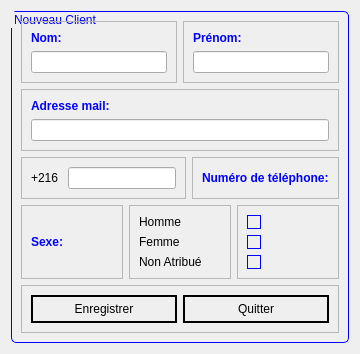
             <widget class="QWidget" name="tab_53">
              <attribute name="title">
               <string>Ajouter</string>
              </attribute>
              <layout class="QGridLayout" name="gridLayout_27">
               <item row="0" column="0">
                <widget class="QGroupBox" name="groupBox_8">
                 <property name="styleSheet">
                  <string notr="true">QGroupBox 
{
    border: 1px solid blue;
    border-radius: 5px;    
}
QGroupBox::title {
    color: blue;
	font-weight: bold;
}</string>
                 </property>
                 <property name="title">
                  <string>Nouveau Client</string>
                 </property>
                 <layout class="QGridLayout" name="gridLayout_28">
                  <item row="0" column="0">
                   <layout class="QVBoxLayout" name="verticalLayout_42">
                    <item>
                     <layout class="QVBoxLayout" name="verticalLayout_41">
                      <item>
                       <layout class="QVBoxLayout" name="verticalLayout_40">
                        <item>
                         <layout class="QHBoxLayout" name="horizontalLayout_122">
                          <item>
                           <widget class="QFrame" name="frame">
                            <property name="frameShape">
                             <enum>QFrame::Shape::StyledPanel</enum>
                            </property>
                            <property name="frameShadow">
                             <enum>QFrame::Shadow::Raised</enum>
                            </property>
                            <layout class="QVBoxLayout" name="verticalLayout_8">
                             <item>
                              <widget class="QLabel" name="label_108">
                               <property name="font">
                                <font>
                                 <bold>true</bold>
                                </font>
                               </property>
                               <property name="styleSheet">
                                <string notr="true">QLabel {
    color: blue; 
}</string>
                               </property>
                               <property name="text">
                                <string>Nom:</string>
                               </property>
                              </widget>
                             </item>
                             <item>
                              <widget class="QLineEdit" name="lineEdit_61">
                               <property name="styleSheet">
                                <string notr="true">QLineEdit {
    color: black;
}</string>
                               </property>
                               <property name="text">
                                <string/>
                               </property>
                              </widget>
                             </item>
                            </layout>
                           </widget>
                          </item>
                          <item>
                           <widget class="QFrame" name="frame_2">
                            <property name="frameShape">
                             <enum>QFrame::Shape::StyledPanel</enum>
                            </property>
                            <property name="frameShadow">
                             <enum>QFrame::Shadow::Raised</enum>
                            </property>
                            <layout class="QVBoxLayout" name="verticalLayout_22">
                             <item>
                              <widget class="QLabel" name="label_109">
                               <property name="font">
                                <font>
                                 <bold>true</bold>
                                </font>
                               </property>
                               <property name="styleSheet">
                                <string notr="true">QLabel {
    color: blue; 
}</string>
                               </property>
                               <property name="text">
                                <string>Prénom:</string>
                               </property>
                              </widget>
                             </item>
                             <item>
                              <widget class="QLineEdit" name="lineEdit_62">
                               <property name="styleSheet">
                                <string notr="true">QLineEdit {
    color: black;
}</string>
                               </property>
                              </widget>
                             </item>
                            </layout>
                           </widget>
                          </item>
                         </layout>
                        </item>
                        <item>
                         <widget class="QFrame" name="frame_3">
                          <property name="frameShape">
                           <enum>QFrame::Shape::StyledPanel</enum>
                          </property>
                          <property name="frameShadow">
                           <enum>QFrame::Shadow::Raised</enum>
                          </property>
                          <layout class="QVBoxLayout" name="verticalLayout_29">
                           <item>
                            <widget class="QLabel" name="label_110">
                             <property name="font">
                              <font>
                               <bold>true</bold>
                              </font>
                             </property>
                             <property name="styleSheet">
                              <string notr="true">QLabel {
    color: blue; 
}</string>
                             </property>
                             <property name="text">
                              <string>Adresse mail:</string>
                             </property>
                            </widget>
                           </item>
                           <item>
                            <widget class="QLineEdit" name="lineEdit_63">
                             <property name="styleSheet">
                              <string notr="true">QLineEdit {
    color: black;
}</string>
                             </property>
                            </widget>
                           </item>
                          </layout>
                         </widget>
                        </item>
                       </layout>
                      </item>
                      <item>
                       <layout class="QHBoxLayout" name="horizontalLayout_123">
                        <item>
                         <widget class="QFrame" name="frame_6">
                          <property name="frameShape">
                           <enum>QFrame::Shape::StyledPanel</enum>
                          </property>
                          <property name="frameShadow">
                           <enum>QFrame::Shadow::Raised</enum>
                          </property>
                          <layout class="QHBoxLayout" name="horizontalLayout_118">
                           <item>
                            <widget class="QLabel" name="label_112">
                             <property name="styleSheet">
                              <string notr="true">QLabel {
    color: black; 
}</string>
                             </property>
                             <property name="text">
                              <string>+216 </string>
                             </property>
                            </widget>
                           </item>
                           <item>
                            <widget class="QLineEdit" name="lineEdit_64">
                             <property name="styleSheet">
                              <string notr="true">QLineEdit {
    color: black;
}</string>
                             </property>
                            </widget>
                           </item>
                          </layout>
                         </widget>
                        </item>
                        <item>
                         <widget class="QFrame" name="frame_4">
                          <property name="frameShape">
                           <enum>QFrame::Shape::StyledPanel</enum>
                          </property>
                          <property name="frameShadow">
                           <enum>QFrame::Shadow::Raised</enum>
                          </property>
                          <layout class="QVBoxLayout" name="verticalLayout_31">
                           <item>
                            <widget class="QLabel" name="label_111">
                             <property name="font">
                              <font>
                               <bold>true</bold>
                              </font>
                             </property>
                             <property name="styleSheet">
                              <string notr="true">QLabel {
    color: blue; 
}</string>
                             </property>
                             <property name="text">
                              <string>Numéro de téléphone:</string>
                             </property>
                            </widget>
                           </item>
                          </layout>
                         </widget>
                        </item>
                       </layout>
                      </item>
                     </layout>
                    </item>
                    <item>
                     <layout class="QHBoxLayout" name="horizontalLayout_124">
                      <item>
                       <widget class="QFrame" name="frame_7">
                        <property name="frameShape">
                         <enum>QFrame::Shape::StyledPanel</enum>
                        </property>
                        <property name="frameShadow">
                         <enum>QFrame::Shadow::Raised</enum>
                        </property>
                        <layout class="QVBoxLayout" name="verticalLayout_32">
                         <item>
                          <widget class="QLabel" name="label_113">
                           <property name="font">
                            <font>
                             <bold>true</bold>
                            </font>
                           </property>
                           <property name="styleSheet">
                            <string notr="true">QLabel {
    color: blue; 
}</string>
                           </property>
                           <property name="text">
                            <string>Sexe:</string>
                           </property>
                          </widget>
                         </item>
                        </layout>
                       </widget>
                      </item>
                      <item>
                       <widget class="QFrame" name="frame_8">
                        <property name="styleSheet">
                         <string notr="true">QLabel {
    color: black; 
}</string>
                        </property>
                        <property name="frameShape">
                         <enum>QFrame::Shape::StyledPanel</enum>
                        </property>
                        <property name="frameShadow">
                         <enum>QFrame::Shadow::Raised</enum>
                        </property>
                        <layout class="QVBoxLayout" name="verticalLayout_33">
                         <item>
                          <widget class="QLabel" name="label_114">
                           <property name="text">
                            <string>Homme</string>
                           </property>
                          </widget>
                         </item>
                         <item>
                          <widget class="QLabel" name="label_115">
                           <property name="text">
                            <string>Femme</string>
                           </property>
                          </widget>
                         </item>
                         <item>
                          <widget class="QLabel" name="label_116">
                           <property name="text">
                            <string>Non Atribué</string>
                           </property>
                          </widget>
                         </item>
                        </layout>
                       </widget>
                      </item>
                      <item>
                       <widget class="QFrame" name="frame_9">
                        <property name="styleSheet">
                         <string notr="true">QCheckBox::indicator {
    border: 1px solid blue;  
}
QCheckBox::indicator:checked {
	background-color:blue;
}</string>
                        </property>
                        <property name="frameShape">
                         <enum>QFrame::Shape::StyledPanel</enum>
                        </property>
                        <property name="frameShadow">
                         <enum>QFrame::Shadow::Raised</enum>
                        </property>
                        <layout class="QVBoxLayout" name="verticalLayout_34">
                         <item>
                          <widget class="QCheckBox" name="checkBox_8">
                           <property name="styleSheet">
                            <string notr="true"/>
                           </property>
                           <property name="text">
                            <string/>
                           </property>
                          </widget>
                         </item>
                         <item>
                          <widget class="QCheckBox" name="checkBox_9">
                           <property name="text">
                            <string/>
                           </property>
                          </widget>
                         </item>
                         <item>
                          <widget class="QCheckBox" name="checkBox_10">
                           <property name="text">
                            <string/>
                           </property>
                          </widget>
                         </item>
                        </layout>
                       </widget>
                      </item>
                     </layout>
                    </item>
                   </layout>
                  </item>
                  <item row="1" column="0">
                   <widget class="QFrame" name="frame_10">
                    <property name="frameShape">
                     <enum>QFrame::Shape::StyledPanel</enum>
                    </property>
                    <property name="frameShadow">
                     <enum>QFrame::Shadow::Raised</enum>
                    </property>
                    <layout class="QHBoxLayout" name="horizontalLayout_119">
                     <item>
                      <widget class="QPushButton" name="pushButton_45">
                       <property name="styleSheet">
                        <string notr="true">font: 600 12pt &quot;Segoe UI&quot;;
color: rgb(0, 0, 0);
 border: 2px solid black;
    border-radius: 15px;
    padding: 5px; 
selection-background-color: rgb(0, 21, 155);
</string>
                       </property>
                       <property name="text">
                        <string>Enregistrer</string>
                       </property>
                      </widget>
                     </item>
                     <item>
                      <widget class="QPushButton" name="pushButton_46">
                       <property name="styleSheet">
                        <string notr="true">font: 600 12pt &quot;Segoe UI&quot;;
color: rgb(0, 0, 0);
 border: 2px solid black;
    border-radius: 15px;
    padding: 5px; 
selection-background-color: rgb(0, 21, 155);
</string>
                       </property>
                       <property name="text">
                        <string>Quitter</string>
                       </property>
                      </widget>
                     </item>
                    </layout>
                   </widget>
                  </item>
                 </layout>
                </widget>
               </item>
              </layout>
             </widget>
